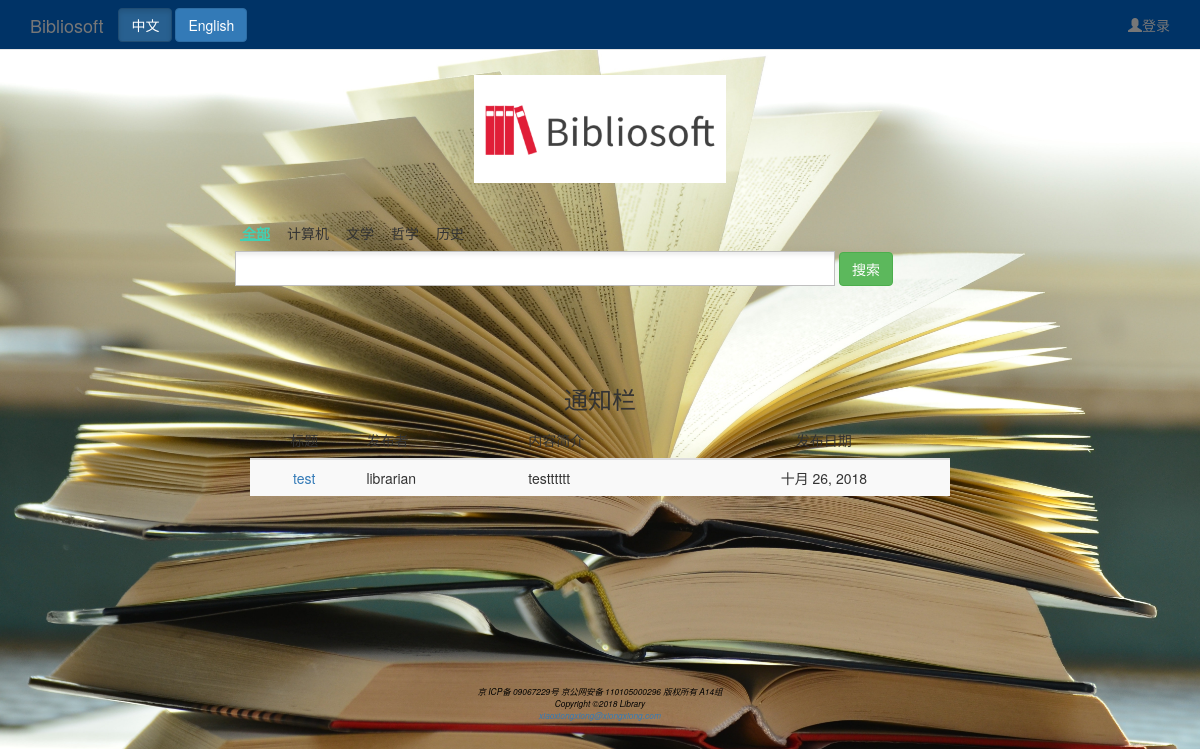
The page / on the database its author committed.
### librarian/models.py (models this page shows, shortened)
class Notice(models.Model):
    title = models.TextField(null=False)
    content = models.TextField(null=False)
    author = models.ForeignKey(Administrator, related_name="Notices")
    expire = models.BooleanField(null=False)
    issue_time = models.DateField(null=False, auto_now_add=True)

### administrator/models.py (models this page shows, shortened)
class Administrator(models.Model):
    administrator_name = models.CharField(primary_key=True, max_length=20)
    password = models.CharField(max_length=20, null=False)
    authority = models.BooleanField(null=False)

### librarian/views.py (the view)
# urls.py: url(r'^$', librarian_views.index, name="index"),
def index(request):
    username = request.session.get('username', "None")
    notices = Notice.objects.filter(expire=False)
    if username != "None":
        message = {'login': True, "username": username, 'notices': notices}
    else:
        message = {'login': False, "username": username, 'notices': notices}
    return render(request, 'index.html', message, )

### librarian/templates/index.html (shortened to what this page needs)
<!DOCTYPE html>
<html xmlns="http://www.w3.org/1999/xhtml"><head><meta http-equiv="Content-Type" content="text/html; charset=UTF-8">
{% load i18n %}
{% load static %}
    <link href="{% static 'css/style.css' %}" rel="stylesheet" type="text/css">
    <link href="{% static 'css/index.css' %}" rel="stylesheet" type="text/css">
    <link href="{% static 'css/bootstrap.min.css' %}" rel="stylesheet">
    <link href="{% static 'font/css/font-awesome.min.css' %}" rel="stylesheet">
</head>
<body>
<nav class="navbar navbar-default navbar-fixed-top" role="navigation" style="background-color: #003366;height:50px;">
    <div class="container">
	    <div class="navbar-header">
	        <a class="navbar-brand">Bibliosoft</a>
	    </div>
	    <div>
	        <ul class="nav navbar-nav navbar-right" style="left:0px; top:0px">
                {% if login == True %}
                    {% if username == 'root' %}
                    <li><a href="{% url 'manage_page' %}"><span class="glyphicon glyphicon-user"></span>{% trans '进入管理中心' %}</a></li>
                    {% else %}
                    <li><a href="/user_message/"><span></span>{% trans '当前用户' %}:{{ username }}</a></li>
                {% endif %}
                    <li><a href="/clear_message/">| <span class="glyphicon glyphicon-off"></span> {% trans '注销' %}</a></li>
                 {% else %}
                     <li><a href="/login/"><span class="glyphicon glyphicon-user"></span>{% trans '登录' %}</a></li>
                 {% endif %}
	        </ul>
	    </div>
    	<div class="btn-group navbar-btn" data-toggle="buttons">
                <form action="{% url 'set_language' %}" method="post" id="lang">
                <label class="btn btn-primary active"  onclick="test('zh-hans')">
                    中文
                </label>
                <label class="btn btn-primary" onclick="test('en')">
                    English
                </label>
                </form>
        </div>
    </div>
</nav>
<div id="container">
	<div id="bd">
        <div id="main">
        	<div class="title" align="center">
                    <img src="/static/images/Bibliosoft.png" height="108"/>
            </div>
            <br/><br/>
            <div class="nav ue-clear">
            	<ul class="searchList">
                    <li class="searchItem current" data-type="all_type">{% trans '全部' %}</li>
                    <li class="searchItem" data-type="computer">{% trans '计算机' %}</li>
                    <li class="searchItem" data-type="literature">{% trans  '文学' %}</li>
                    <li class="searchItem" data-type="philosophy">{% trans '哲学' %}</li>
                    <li class="searchItem" data-type="history">{% trans '历史' %}</li>
                </ul>
            </div>
            <div class="inputArea">
                <input type="text" class="searchInput" style="vertical-align:middle;width:600px;height:35px;" id="search_text" />
                    <button class="btn btn-success"  onclick="search()">{% trans '搜索' %}</button>
            </div>
        </div>
    </div>
</div>
<div style="margin:0 auto;width:700px;height:300px;padding-top: 0px;margin-top:100px;">
{% if notices.count > 0 %}
	<h3 style="text-align: center;">{% trans '通知栏' %}</h3>
	<table class="table table-striped">
	    <thead>
	    <tr>
	        <th style="text-align: center;">{% trans '标题' %}</th>
	        <th>{% trans '发布者' %}</th>
            <th>{% trans '内容简介' %}</th>
	        <th style="text-align: center;">{% trans '发布日期' %}</th>
	    </tr>
	    </thead>
	    <tbody>
        {% for notice in notices %}
            <tr>
            <td style="text-align: center;"><a href="#"/>{{ notice.title }}</td>
            <td>{{ notice.author.administrator_name }}</td>
            <td>
                {% if notice.content|length > 30 %}
                    {{ notice.content|slice:"30" }}
                {% else %}
                    {{ notice.content }}
                {% endif %}
            </td>
            <td style="text-align: center;">{{ notice.issue_time }}</td>
            </tr>
        {% endfor %}
	    </tbody>
	</table>
{% endif %}
</div>
<footer style="color: #000000;font-weight: normal;font-size: .60em;font-style: italic;text-align: center;">
京 ICP备 09067229号   京公网安备 110105000296   版权所有 A14组
<br>
Copyright &copy;2018 Library
<br>
<a href="#">xiaoxiongxiong@xiongxiong.com</a>
</footer>
</body>
</html>

### librarian/static/css/style.css (style rules this page uses)
html, body, div, span, object, iframe, h1, h2, h3, h4, h5, h6, p, blockquote, pre, a, abbr, acronym, address, code, del, dfn, em, img, q, dl, dt, dd, ol, ul, li, fieldset, form, label, legend, table, caption, tbody, tfoot, thead, tr, th, td , i { margin:0; padding:0; border:0; font-weight:inherit; font-style:inherit; font-size:100%; font-family:inherit; vertical-align:baseline; }
body { line-height:1.5; }
table { border-collapse: collapse;border-spacing:0; }
caption, th, td ,b,strong { text-align:left;font-weight:normal; }
table, td, th { vertical-align:middle; }
body { background:#fff; font: 12px/1.5 Tahoma,'宋体';color:#000; }
h1, h2, h3, h4, h5, h6 { font-weight:normal;color:#111; }
a { text-decoration:none;cursor:pointer; }
dl, dt, dd, ol, ul, li { list-style:none; }
.ue-clear:after { content: ".";display:block;height:0;clear:both;visibility:hidden; }
.ue-clear { display:inline-block; }
.ue-clear { display:block; }
a { color:#41D1B4; }

### librarian/static/css/index.css (style rules this page uses)
html { *overflow:auto; }
#main { width:730px;margin:75px auto 0; }
#bd { margin-bottom:20px; }
.nav { margin-bottom:10px; }
.searchList { float:left;padding-left:5px; }
.searchList .searchItem { float:left;margin-right:15px;font-size:14px;padding:0 0 2px 2px;cursor:pointer;height:18px; }
.searchList .searchItem.current { color:#41D1B4;border-bottom:2px solid #41D1B4;font-weight:bold; }
.inputArea { position:relative;margin-bottom:65px; }
.inputArea .searchInput { border:1px solid #bfbfbf;padding:0 15px;outline:none;height:40px;*height:39px;*line-height:40px;width:520px; background:url(../images/inputbg.png);font-size:14px; }

### rows shown on the page
Notice: title "test", author.administrator_name "librarian", content "testttttt", issue_time "十月 26, 2018"
